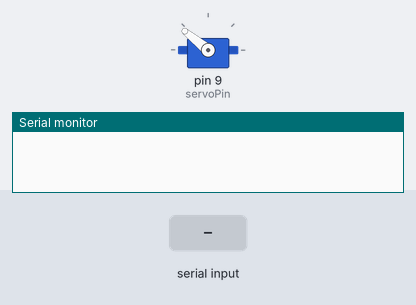
Recording of a sketch running on a simulated Arduino Uno, built with avr-gcc and run on an emulated ATmega328P. On the bench: servo, the last lines printed to the serial monitor. Inputs (shaded band) come from the test bench.

Above: at 2.2 s.
2.3 s: "90,45\n" received over Serial
At 3.5 s:
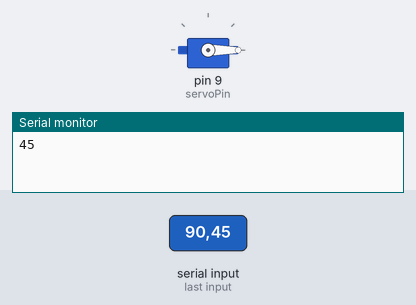
Timing chart, 0 to 5.3 s (numbered marks = the images above; inputs shaded):
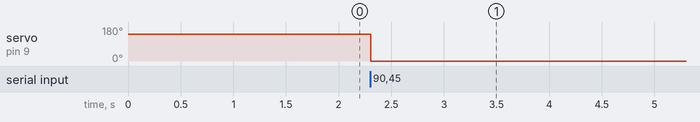

Measured:
- after the input at 2.3 s, servo on pin 9 (servoPin): 141° → 0° at once

The sketch:

PWM.ino
```cpp
#include <Servo.h>

byte servoPin = 9;
Servo servo;

void setup() {
  // initialize serial:
  Serial.begin(9600);
  servo.attach(servoPin);

  servo.writeMicroseconds(2000);
  delay(1000);
}

void loop() {
  // if there's any serial available, read it:
  while (Serial.available() > 0) {

    int pwm = Serial.parseInt();


    // look for the newline. That's the end of your
    // sentence:
    if (Serial.read() == '\n') {
      servo.writeMicroseconds(pwm);
      Serial.print(pwm);
      Serial.print('\n');

    }
  }
}
```
